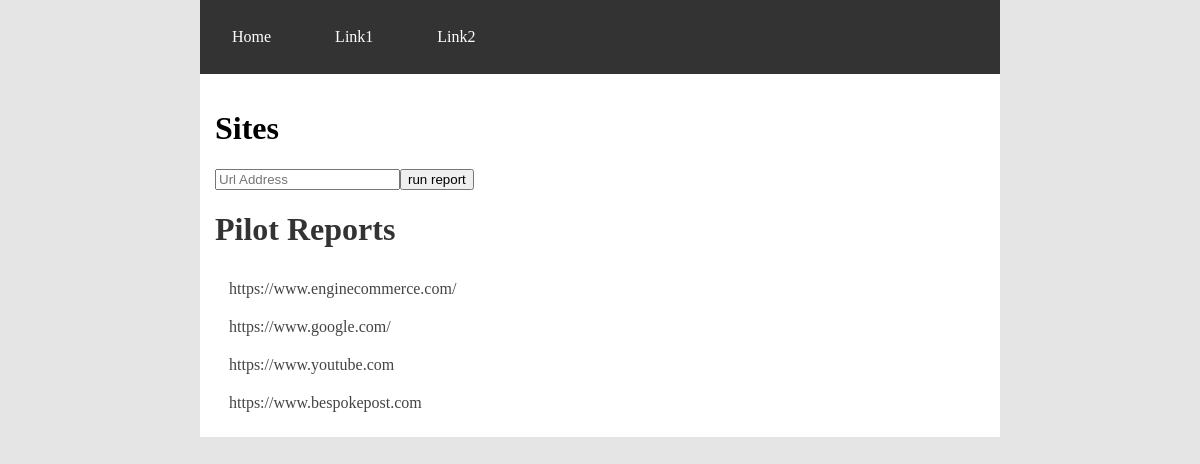
The app's page /assure/, older data.
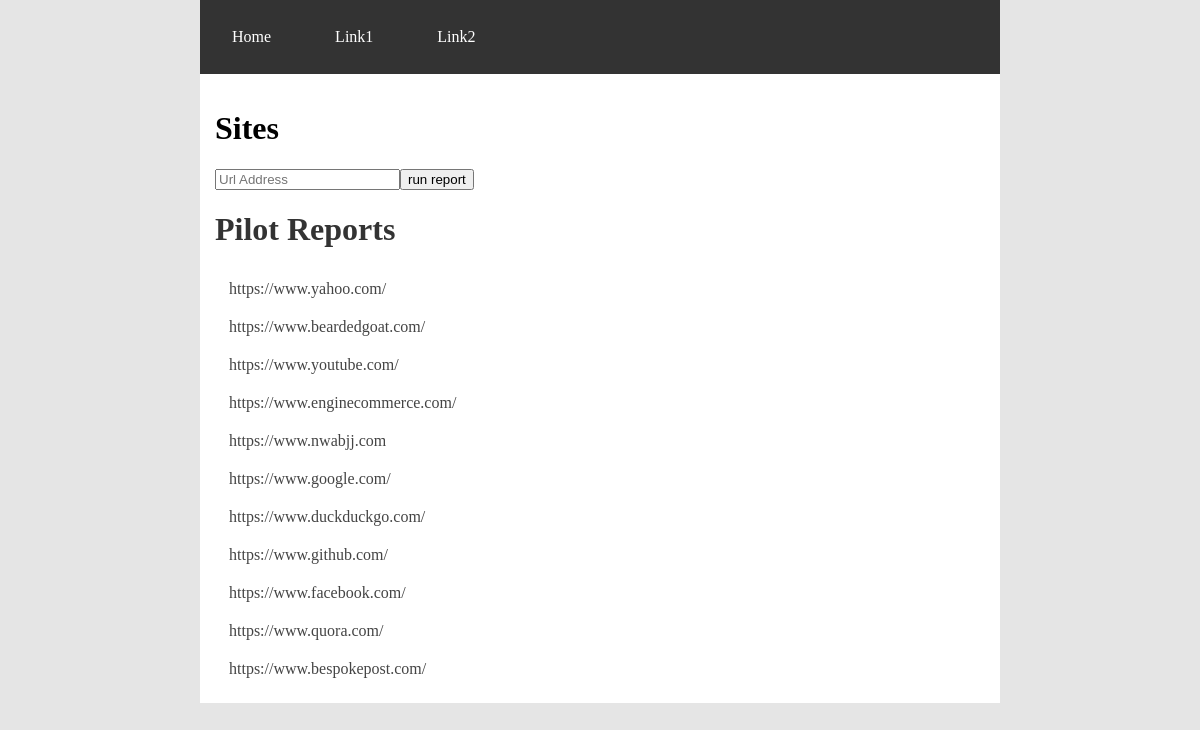
The same page, newer data.
### assure/models.py (models this page shows, shortened)
class Site(models.Model):
    url = models.URLField(max_length=200)
    pub_date = models.DateTimeField('date published')

### assure/views.py (the view, shortened to what this page needs)
# urls.py: path('', views.IndexView.as_view(), name='index'),
class IndexView(generic.ListView):
    template_name = 'assure/index.html'
    context_object_name = 'latest_site_list'
    fields = ['url']
    form_class = PilotForm
    model = Site
    def __init__(self):
        self.webster = webster.Webster()
        self.creed = creed.Main(self.webster)
    def get_queryset(self):
        return Site.objects.order_by('-pub_date')[:5]
    def get_context_data(self, **kwargs):
        context = super().get_context_data(**kwargs)
        context['latest_site_list'] = Site.objects.all()
        context.update({'form':self.form_class})
        return context

### assure/debug.py (called while the page is built)
    def update(self,tier):
        self.terminal_width,self.terminal_height=self.getTerminalSize()
        var=(self.terminal_width-(self.tab*tier))
        self.horizontal_line=("_"*(var))
        self.horizontal_line_inter=("-"*(var))

    def getTerminalSize(self):
        import os
        env = os.environ
        def ioctl_GWINSZ(fd):
            try:
                import fcntl, termios, struct, os
                cr = struct.unpack('hh', fcntl.ioctl(fd, termios.TIOCGWINSZ,
            '1234'))
            except:
                return
            return cr
        cr = ioctl_GWINSZ(0) or ioctl_GWINSZ(1) or ioctl_GWINSZ(2)
        if not cr:
            try:
                fd = os.open(os.ctermid(), os.O_RDONLY)
                cr = ioctl_GWINSZ(fd)
                os.close(fd)
            except:
                pass
        if not cr:
            cr = (env.get('LINES', 25), env.get('COLUMNS', 80))
        return (int(cr[1]), int(cr[0]))

### assure/templates/assure/index.html (shortened to what this page needs)
{% load static %}
<!DOCTYPE html>
<html lang="en">
<head>
    <link rel="stylesheet" type="text/css" href="{% static 'assure/style.css' %}">
</head>
<body>
    <div class="navbar">
      <ul>
        <li><a href="{% url 'assure:index' %}">Home</a></li>
        <li><a href="">Link1</a></li>
        <li><a href="">Link2</a></li>
      </ul>
    </div>
    <div class="content">
      <div class="add">
        <h1>Sites</h1>
          {% if form %}
           <div class="address">
                  <form method="post">
                      <div class="input">
                          <div class="control is-expanded">
                              {{ form.url }}
                          </div>
                          <div class="control">
                              <button type="submit" class="button is-info">
                                  run report
                              </button>
                          </div>
                      </div>
                  </form>
              </div>
          {% endif %}
      </div>
      <div class="reports">
        <h1>Pilot Reports</h1>
          {% if latest_site_list %}
              <ul>
              {% for site in latest_site_list %}
                  <li><a href="{% url 'assure:detail' site.id %}">{{ site.url }}</a></li>
              {% endfor %}
              </ul>
          {% else %}
              <p>No site reports are available.</p>
          {% endif %}
      </div>
  </div
</body>
</html>

### assure/static/assure/style.css (style rules this page uses)
body { max-width: 800px; margin: auto; background-color: #e5e5e5; }
.content { background-color: #fff; padding: 15px; }
.navbar ul { list-style-type: none; margin: 0; padding: 0; overflow: hidden; background-color: #333; }
.navbar li { float: left; }
.navbar li, .navbar a { display: block; color: white; text-align: center; padding: 14px 16px; text-decoration: none; }
.reports ul { list-style-type: none; margin: 0; padding: 0; overflow: hidden; background-color: #fff; display: flex; flex-direction: column; }
.reports li { float: left; }
.reports li, .reports a { display: block; color: #444444; text-align: left; padding: 5px 7px; text-decoration: none; }
.reports li, .reports a:hover { background-color: #fff; }
.reports h1 { color: #333; }
.input { display: flex; }

Row changes from the older to the newer data that the page shows:
removed Site: url "https://www.youtube.com"
removed Site: url "https://www.bespokepost.com"
added Site: url "https://www.yahoo.com/"
added Site: url "https://www.beardedgoat.com/"
added Site: url "https://www.youtube.com/"
added Site: url "https://www.nwabjj.com"
added Site: url "https://www.duckduckgo.com/"
added Site: url "https://www.github.com/"
added Site: url "https://www.facebook.com/"
added Site: url "https://www.quora.com/"
added Site: url "https://www.bespokepost.com/"
